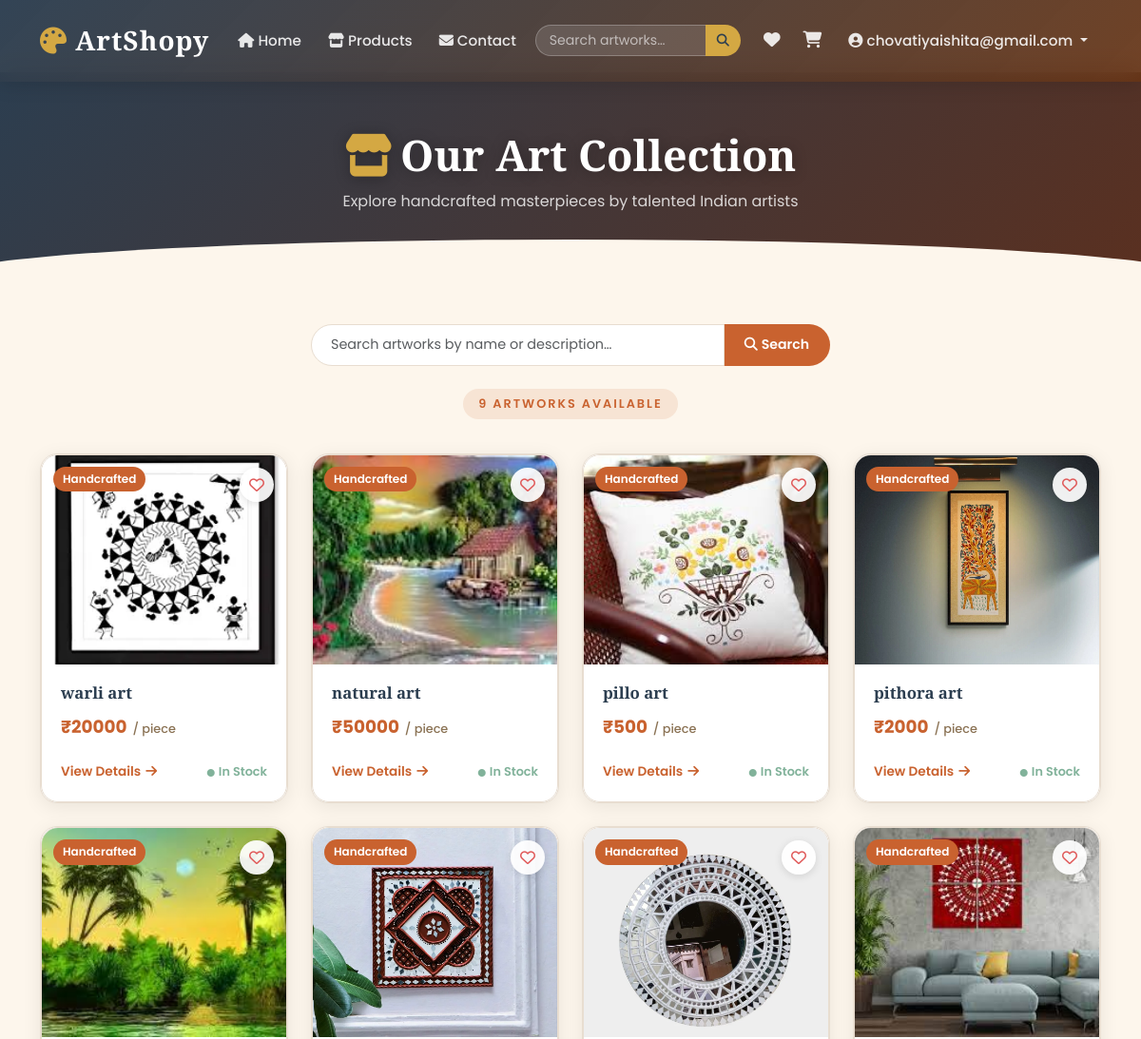
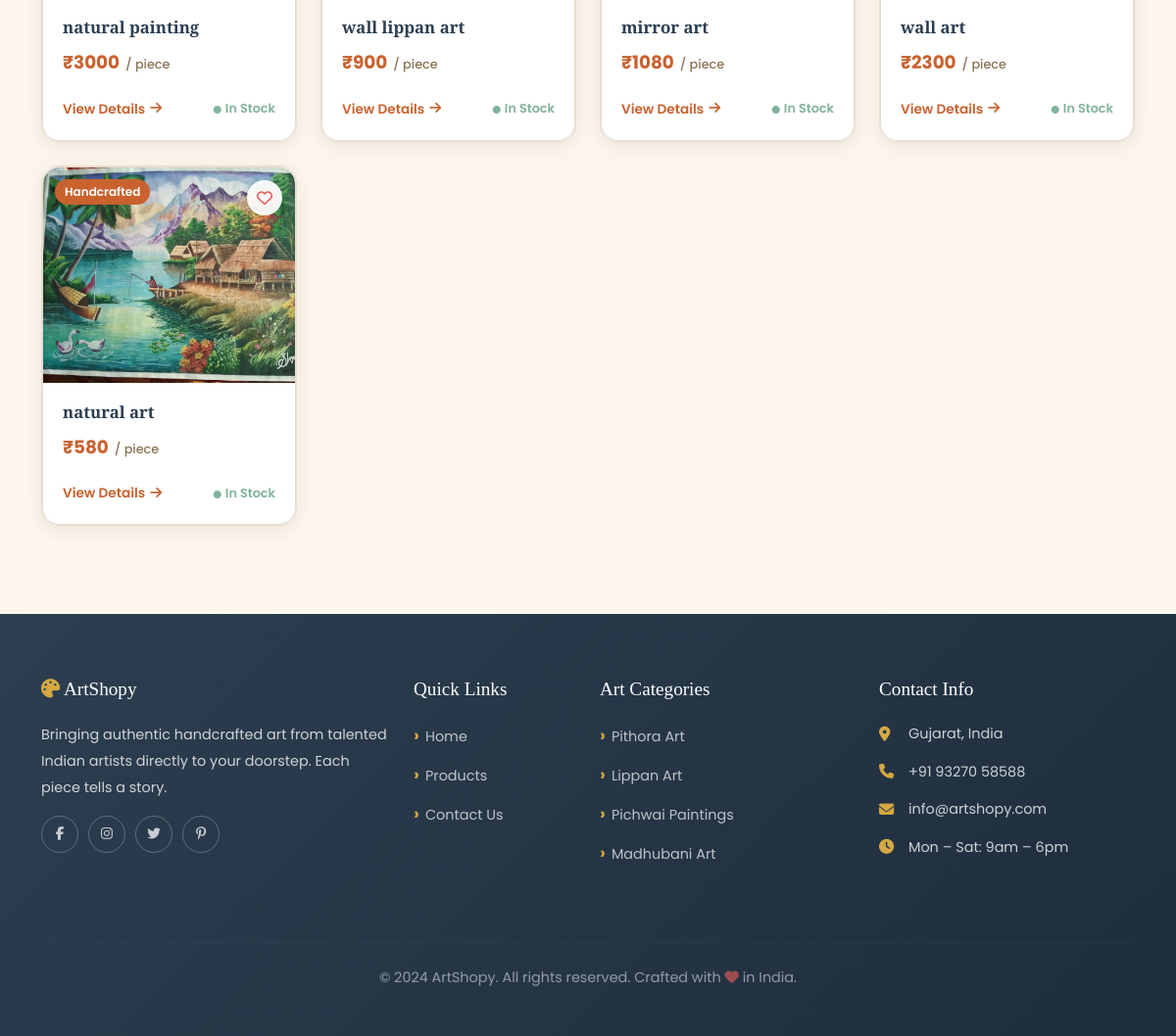
The app's page /productcall (signed in) with its own data (2 pictures, top to bottom).
### app1/models.py (models this page shows, shortened)
class Product(models.Model):
        Category=models.ForeignKey(Category, on_delete=models.CASCADE)
        name=models.CharField(max_length=200)
        img=models.ImageField(upload_to='product')
        price = models.IntegerField()
        description= models.TextField()
        quantity=models.IntegerField()

### app1/views.py (the view)
# urls.py: path('productcall', productcall, name='productall'),
def productcall(request):
    a = get_user_email(request)
    data = Product.objects.all()
    return render(request, 'productcall.html', {'data': data, 'a': a})

### app1/context_processors.py (called while the page is built)
def cart_wishlist_counts(request):
    cart_count = 0
    wishlist_count = 0
    if 'email' in request.session:
        email = request.session['email']
        cart_count = Cart.objects.filter(user_email=email).count()
        wishlist_count = Wishlist.objects.filter(user_email=email).count()
    return {'cart_count': cart_count, 'wishlist_count': wishlist_count}

### app1/views.py (called while the page is built)
def get_user_email(request):
    return request.session.get('email')

### app1/templates/productcall.html (shortened to what this page needs)
{% extends 'common.html' %}
{% load static %}
{% block content %}
<div class="page-hero">
    <h1><i class="fas fa-store me-2" style="color:var(--accent);"></i>Our Art Collection</h1>
    <p>Explore handcrafted masterpieces by talented Indian artists</p>
</div>
<section style="padding:50px 0 90px;background:var(--light-bg);">
    <div class="container">
        <div class="row mb-4">
            <div class="col-md-6 mx-auto">
                <form action="{% url 'search' %}" method="GET">
                    <div class="input-group">
                        <input type="search" name="q" class="form-control" placeholder="Search artworks by name or description…"
                            value="{{ query|default:'' }}"
                            style="border:1px solid var(--border);border-radius:35px 0 0 35px;padding:10px 20px;font-size:0.9rem;background:white;">
                        <button type="submit" style="background:var(--primary);color:white;border:none;border-radius:0 35px 35px 0;padding:10px 22px;font-weight:600;font-size:0.88rem;cursor:pointer;">
                            <i class="fas fa-search me-1"></i>Search
                        </button>
                    </div>
                </form>
            </div>
        </div>
        {% if query %}
        <div class="text-center mb-3">
            <span class="section-badge">
                {{ data|length }} result{{ data|length|pluralize }} for "<strong>{{ query }}</strong>"
            </span>
            &nbsp;<a href="{% url 'productall' %}" style="font-size:0.85rem;color:var(--muted);">Clear search</a>
        </div>
        {% elif data %}
        <div class="text-center mb-4">
            <span class="section-badge">{{ data|length }} Artwork{{ data|length|pluralize }} Available</span>
        </div>
        {% endif %}
        {% if data %}
        <div class="row g-4">
            {% for i in data %}
            <div class="col-xl-3 col-lg-4 col-md-6">
                <div class="product-card" style="position:relative;">
                    {% if a %}
                    <form method="POST" action="{% url 'add_to_wishlist' i.id %}" style="position:absolute;top:14px;right:14px;z-index:10;">
                        <button type="submit" title="Add to Wishlist"
                            style="background:rgba(255,255,255,0.92);border:none;border-radius:50%;width:36px;height:36px;display:flex;align-items:center;justify-content:center;cursor:pointer;box-shadow:0 2px 8px rgba(0,0,0,0.12);color:#e05a5a;font-size:1rem;transition:transform 0.2s;"
                            onmouseover="this.style.transform='scale(1.15)'" onmouseout="this.style.transform='scale(1)'">
                            <i class="far fa-heart"></i>
                        </button>
                    </form>
                    {% endif %}
                    <a href="{% url 'productget1' i.id %}" class="product-card" style="display:block;">
                        <div class="product-card-img-wrap">
                            <img src="{{ i.img.url }}" alt="{{ i.name }}">
                            <span class="product-card-badge">Handcrafted</span>
                        </div>
                        <div class="product-card-body">
                            <h5>{{ i.name }}</h5>
                            <div class="product-price">
                                ₹{{ i.price }} <span>/ piece</span>
                            </div>
                        </div>
                        <div class="product-card-footer">
                            <span class="view-btn">
                                View Details <i class="fas fa-arrow-right"></i>
                            </span>
                            {% if i.quantity > 0 %}
                            <span style="font-size:0.8rem;color:#81B29A;font-weight:600;">
                                <i class="fas fa-circle" style="font-size:0.5rem;margin-right:4px;"></i>In Stock
                            </span>
                            {% else %}
                            <span style="font-size:0.8rem;color:#e05a5a;font-weight:600;">
                                <i class="fas fa-circle" style="font-size:0.5rem;margin-right:4px;"></i>Sold Out
                            </span>
                            {% endif %}
                        </div>
                    </a>
                </div>
            </div>
            {% endfor %}
        </div>
        {% endif %}
    </div>
</section>
{% endblock %}

### app1/static/css/main.css (style rules this page uses)
:root { --primary: #C9622F; --primary-dark: #A04E24; --secondary: #2C3E50; --accent: #D4A843; --light-bg: #FDF6EC; --card-bg: #FFFFFF; --text: #333333; --muted: #8B7355; --border: #E8DDD0; --success: #81B29A; --shadow: rgba(0, 0, 0, 0.08); }
*, *::before, *::after { box-sizing: border-box; margin: 0; padding: 0; }
html { scroll-behavior: smooth; }
body { font-family: 'Poppins', sans-serif; background-color: var(--light-bg); color: var(--text); line-height: 1.7; }
.section-badge { display: inline-block; background: rgba(201,98,47,0.12); color: var(--primary); font-size: 0.8rem; font-weight: 600; letter-spacing: 2px; text-transform: uppercase; padding: 5px 16px; border-radius: 20px; margin-bottom: 12px; }
.product-card { background: white; border-radius: 18px; overflow: hidden; box-shadow: 0 4px 20px var(--shadow); transition: all 0.35s ease; text-decoration: none; color: var(--text); display: block; height: 100%; border: 1px solid var(--border); }
.product-card-img-wrap { overflow: hidden; height: 220px; position: relative; }
.product-card-img-wrap img { width: 100%; height: 100%; object-fit: cover; transition: transform 0.45s ease; }
.product-card-badge { position: absolute; top: 12px; left: 12px; background: var(--primary); color: white; font-size: 0.75rem; font-weight: 600; padding: 3px 10px; border-radius: 20px; }
.product-card-body { padding: 20px; }
.product-card-body h5 { font-family: 'Playfair Display', serif; font-weight: 700; color: var(--secondary); margin-bottom: 10px; font-size: 1.05rem; }
.product-price { color: var(--primary); font-weight: 700; font-size: 1.15rem; }
.product-price span { font-size: 0.8rem; font-weight: 500; color: var(--muted); margin-left: 2px; }
.product-card-footer { padding: 0 20px 20px; display: flex; align-items: center; justify-content: space-between; }
.view-btn { font-size: 0.85rem; font-weight: 600; color: var(--primary); text-decoration: none; display: flex; align-items: center; gap: 5px; transition: gap 0.2s; }
.page-hero { background: linear-gradient(135deg, var(--secondary) 0%, #5a3020 100%); padding: 60px 0 50px; text-align: center; color: white; position: relative; overflow: hidden; }
.page-hero::after { content: ''; position: absolute; bottom: -1px; left: 0; right: 0; height: 40px; background: var(--light-bg); clip-path: ellipse(55% 100% at 50% 100%); }
.page-hero h1 { font-family: 'Playfair Display', serif; font-size: 2.8rem; font-weight: 700; margin-bottom: 8px; text-shadow: 0 2px 15px rgba(0,0,0,0.3); }
.page-hero p { opacity: 0.8; font-size: 1rem; }

### records on screen
Product: img (picture), name "warli art", price "20000", quantity "In Stock"
Product: img (picture), name "natural art", price "50000", quantity "In Stock"
Product: img (picture), name "pillo art", price "500", quantity "In Stock"
Product: img (picture), name "pithora art", price "2000", quantity "In Stock"
Product: img (picture), name "natural painting", price "3000", quantity "In Stock"
Product: img (picture), name "wall lippan art", price "900", quantity "In Stock"
Product: img (picture), name "mirror art", price "1080", quantity "In Stock"
Product: img (picture), name "wall art", price "2300", quantity "In Stock"
Product: img (picture), name "natural art", price "580", quantity "In Stock"

### other values on screen
{{ a }} "chovatiyaishita@gmail.com"
{{ data|length }} "9"
